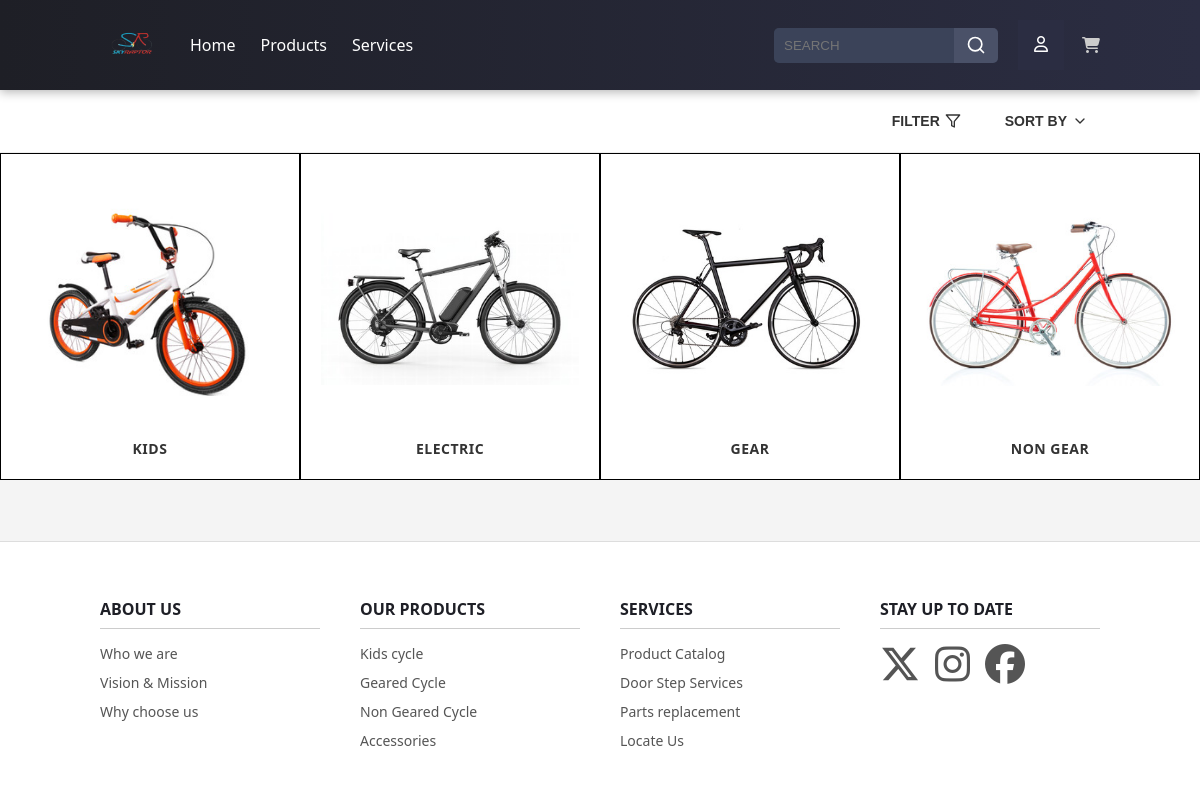
Screenshot of /products/ with the database file from the repository.
### skyraptor/models.py (models this page shows, shortened)
class Product(models.Model):
    name = models.CharField(max_length=255)
    description = models.TextField()
    price = models.IntegerField(max_length=10)
    Category = models.ForeignKey(Category, on_delete=models.CASCADE, default=1)
    image = models.ImageField(upload_to='uploads/product/')

### skyraptor/views.py (the view)
# urls.py: path('products/', views.products, name='products'),
def products(request):
    products = Product.objects.all()
    return render(request, 'html/products.html', {'products': products})

### skyraptor/templates/html/products.html (shortened to what this page needs)
{% load static %}
<!DOCTYPE html>
<html lang="en">
<head>
    <link rel="stylesheet" href="{% static 'css/products.css' %}">
</head>
<body>
   <nav class="main-nav">
    <div class="nav-left">
      <a href="#" class="logo">
        <img src="{% static 'img/logo.png' %}" alt="Logo" style="height: 50px; width: 65px">
      </a>
      <ul class="main-menu">
        <li><a href="{% url 'home' %}">Home</a></li>
        <li class="has-megamenu">
          <a href="{% url 'products' %}">Products</a>
        </li>
        <li class="has-megamenu">
          <a href="#">Services</a>
        </li>
      </ul>
    </div>
    <div class="nav-right">
      <div class="search-box">
        <input type="text" placeholder="SEARCH">
        <button type="submit">
          <svg xmlns="http://www.w3.org/2000/svg" width="20" height="20" viewBox="0 0 24 24" fill="none" stroke="currentColor" stroke-width="2" stroke-linecap="round" stroke-linejoin="round"><circle cx="11" cy="11" r="8"></circle><line x1="21" y1="21" x2="16.65" y2="16.65"></line></svg>
        </button>
      </div>
      <div class="dropdown">
        <button class="dropbtn"><i class="fa-regular fa-user"></i></button>
      </div>
      <a href="#">
        <i class="fa-solid fa-cart-shopping"></i>
      </a>
    </div>
  </nav>
   <header class="product-header">
    <div class="product-controls">
      <button class="filter-button">
        FILTER
        <svg xmlns="http://www.w3.org/2000/svg" width="16" height="16" viewBox="0 0 24 24" fill="none" stroke="currentColor" stroke-width="2" stroke-linecap="round" stroke-linejoin="round"><polygon points="22 3 2 3 10 12.46 10 19 14 21 14 12.46 22 3"></polygon></svg>
      </button>
      <button class="sort-button">
        SORT BY
        <svg xmlns="http://www.w3.org/2000/svg" width="16" height="16" viewBox="0 0 24 24" fill="none" stroke="currentColor" stroke-width="2" stroke-linecap="round" stroke-linejoin="round"><polyline points="6 9 12 15 18 9"></polyline></svg>
      </button>
    </div>
  </header>
  <main class="product-grid">
    {% for product in products %}
    <div class="product-card">
      <div class="product-image">
        <img src="{{ product.image.url }}">
      </div>
      <div class="product-info">
        <h3 class="product-name">{{ product.name }}</h3>
      </div>
    </div>
    {% endfor %}
  </main>
  <footer class="main-footer">
    <div class="footer-container">
      <div class="footer-links">
        <h3>ABOUT US</h3>
        <ul>
          <li><a href="#">Who we are</a></li>
          <li><a href="#">Vision & Mission</a></li>
          <li><a href="#">Why choose us</a></li>
        </ul>
      </div>
      <div class="footer-links">
        <h3>OUR PRODUCTS</h3>
        <ul>
          <li><a href="#">Kids cycle</a></li>
          <li><a href="#">Geared Cycle</a></li>
          <li><a href="#">Non Geared Cycle</a></li>
          <li><a href="#">Accessories</a></li>
        </ul>
      </div>
      <div class="footer-links">
        <h3>SERVICES</h3>
        <ul>
          <li><a href="#">Product Catalog</a></li>
          <li><a href="#">Door Step Services</a></li>
          <li><a href="#">Parts replacement</a></li>
          <li><a href="#">Locate Us</a></li>
        </ul>
      </div>
      <div class="footer-links">
        <h3>STAY UP TO DATE</h3>
        <ul class="social-icons">
          <li><a href="https://x.com" target="_blank" aria-label="X">
            <i class="fa-brands fa-x-twitter"></i>
          </a></li>
          <li><a href="https://instagram.com" target="_blank" aria-label="Instagram">
            <i class="fa-brands fa-instagram"></i>
          </a></li>
          <li><a href="https://facebook.com" target="_blank" aria-label="Facebook">
            <i class="fa-brands fa-facebook"></i>
          </a></li>
        </ul>
      </div>
    </div>
  </footer>
</body>
</html>

### static/css/products.css (style rules this page uses)
html, body { height: 100%; margin: 0; padding: 0; }
body { margin: 0; padding: 0; font-family: system-ui, -apple-system, BlinkMacSystemFont, 'Segoe UI', Roboto, Oxygen, Ubuntu, Cantarell, 'Open Sans', 'Helvetica Neue', sans-serif; background-color: #f4f4f4; display: flex; flex-direction: column; }
.main-nav { background: linear-gradient(90deg, #1e1f26, #2b2d42); color: #fff; display: flex; justify-content: space-between; align-items: center; padding: 0 100px; box-shadow: 0 2px 10px rgba(0, 0, 0, 0.3); position: relative; z-index: 1000; }
.nav-left { display: flex; align-items: center; position: relative; }
.logo { margin-right: 25px; color: #fff; text-decoration: none; display: flex; align-items: center; font-size: 22px; font-weight: bold; padding: 20px 0; }
.main-menu { list-style: none; padding: 0; margin: 0; display: flex; position: relative; }
.main-menu li { margin-right: 25px; position: relative; }
.main-menu li:last-child { margin-right: 0; }
.main-menu li a { color: #ffffff; text-decoration: none; font-size: 16px; position: relative; transition: color 0.3s ease; display: block; padding: 20px 0; }
.main-menu li a::after { content: ''; position: absolute; width: 0; height: 2px; background: #ffcc00; left: 0; bottom: 15px; transition: width 0.3s; }
.has-megamenu { position: relative; }
.nav-right { display: flex; align-items: center; }
.search-box { display: flex; margin-right: 20px; background-color: #2d3548; border-radius: 5px; overflow: hidden; transition: box-shadow 0.3s; }
.search-box input[type="text"] { padding: 10px; border: none; background-color: #3b4359; color: #fff; outline: none; width: 160px; }
.search-box button[type="submit"] { background-color: #4a5168; color: #fff; border: none; padding: 0 12px; cursor: pointer; transition: background 0.3s; }
.nav-right a { color: #ccc; margin-left: 18px; transition: color 0.3s; }
.nav-right svg { display: block; }
.dropbtn { background-color: #2b2d42; color: white; padding: 16px; font-size: 16px; border: none; cursor: pointer; transition: background-color 0.3s; }
.dropdown { position: relative; display: inline-block; }
.main-footer { margin-top: auto; background-color: #ffffff; color: #333; padding: 40px 100px; font-size: 14px; border-top: 1px solid #ddd; }
.footer-container { display: flex; justify-content: space-between; flex-wrap: wrap; gap: 40px; }
.footer-links { flex: 1; min-width: 200px; }
.footer-links h3 { font-size: 16px; margin-bottom: 15px; border-bottom: 1px solid #ccc; padding-bottom: 8px; color: #1e1f26; }
.footer-links ul { list-style: none; padding: 0; margin: 0; }
.footer-links ul li { margin-bottom: 10px; }
.footer-links ul li a { color: #555; text-decoration: none; transition: color 0.3s; }
.main-footer .social-icons { display: flex; padding: 0; margin: 0; list-style: none; }
.main-footer .social-icons li { margin-right: 15px; margin-bottom: 0; }
.main-footer .social-icons li:last-child { margin-right: 0; }
.main-footer .social-icons a { color: #555; text-decoration: none; display: flex; align-items: center; justify-content: center; transition: color 0.3s, fill 0.3s; }
.main-footer .social-icons li a i { font-size: 40px; }
.product-header { display: flex; justify-content: space-between; align-items: center; padding: 15px 100px; border-bottom: 1px solid #eee; background-color: #fff; }
.product-controls { display: flex; align-items: center; gap: 20px; }
.filter-button, .sort-button { display: flex; align-items: center; gap: 5px; background: none; border: none; font-size: 14px; font-weight: 600; color: #333; cursor: pointer; padding: 8px 12px; border-radius: 4px; transition: background-color 0.2s; }
.product-grid { display: grid; grid-template-columns: repeat(4, 1fr); gap: 0; padding: 0; background-color: #fff; }
.product-card { position: relative; border-right: 1px solid #eee; border-bottom: 1px solid #eee; padding: 20px; transition: box-shadow 0.3s; display: flex; flex-direction: column; border: 1px solid #000; }
.product-image { height: 250px; display: flex; align-items: center; justify-content: center; margin-bottom: 15px; }
.product-image img { max-width: 100%; max-height: 100%; object-fit: contain; }
.product-info { margin-top: auto; position: relative; height: 20px; overflow: hidden; }
.product-name { font-size: 14px; font-weight: 600; color: #333; text-transform: uppercase; margin: 0; text-align: center; letter-spacing: 0.5px; position: absolute; width: 100%; transition: transform 0.3s ease; }

### rows the page displays
Product: image (picture), name "KIDS"
Product: image (picture), name "ELECTRIC"
Product: image (picture), name "GEAR"
Product: image (picture), name "NON GEAR"
